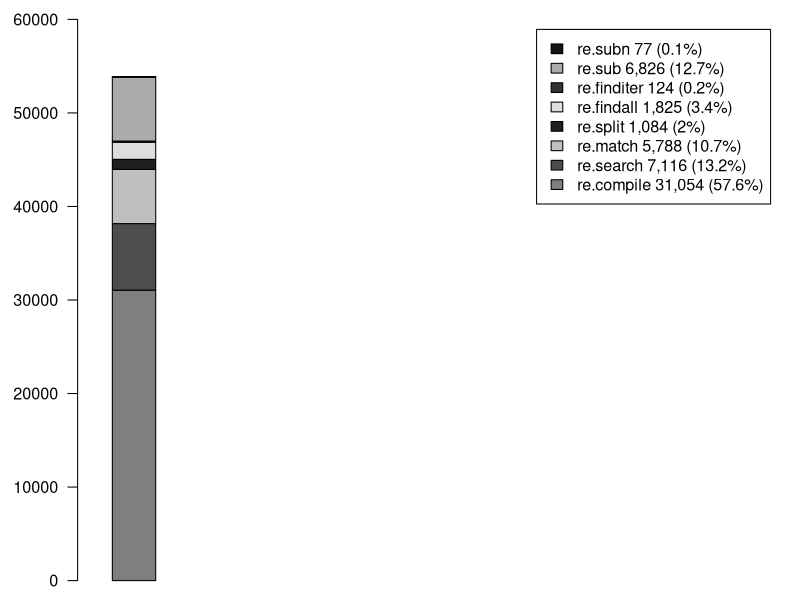
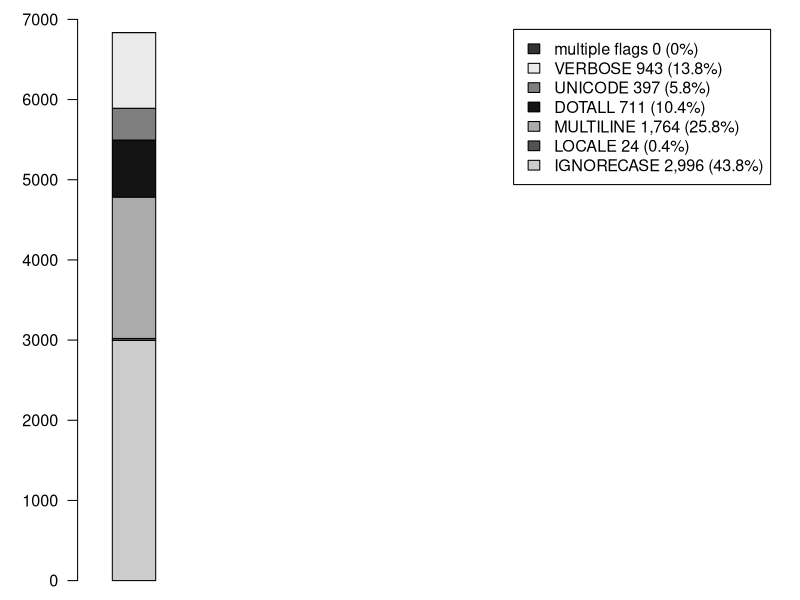
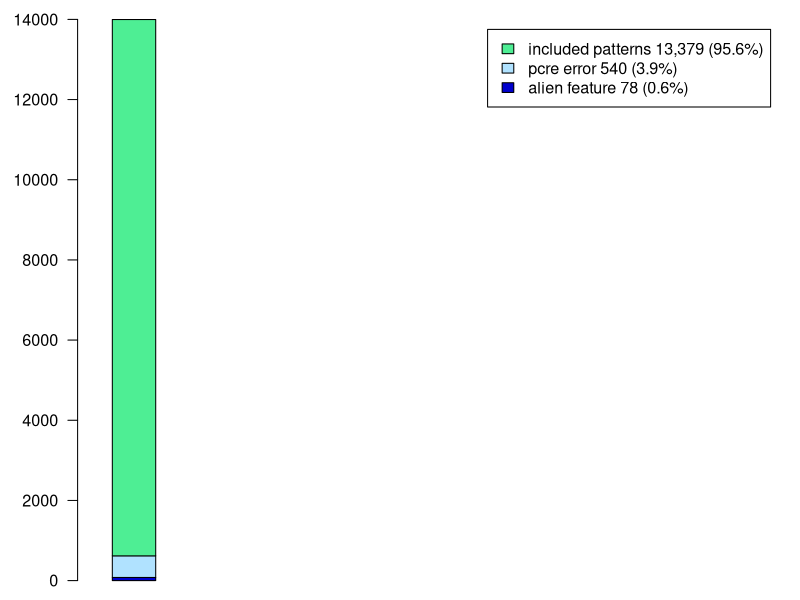

The R script that drew these images, in order:

setEPS()
postscript("/Users/carlchapman/Documents/SoftwareProjects/tour_de_source/analysis/analysis_output/partFunctions.eps",width=5,height=2.1)
par(mar=c(1,4,1,1), cex=0.97)
M_partFunctions = matrix(c(31054,7116,5788,1084,1825,124,6826,77),ncol=1,byrow=T)
rownames(M_partFunctions)=c("re.compile 31,054 (57.6%)","re.search 7,116 (13.2%)","re.match 5,788 (10.7%)","re.split 1,084 (2%)","re.findall 1,825 (3.4%)","re.finditer 124 (0.2%)","re.sub 6,826 (12.7%)","re.subn 77 (0.1%)")
barplot(M_partFunctions,legend=rownames(M_partFunctions),col=c("gray50","gray30","gray75","gray12","gray87","gray20","gray67","gray8"),xlim=c(0,9),width=0.6,ylim = range(pretty(c(0, 53894))),las=1)
dev.off()
setEPS()
postscript("/Users/carlchapman/Documents/SoftwareProjects/tour_de_source/analysis/analysis_output/partFlags.eps",width=5,height=2.1)
par(mar=c(1,4,1,1), cex=0.97)
M_partFlags = matrix(c(2996,24,1764,711,397,943,0),ncol=1,byrow=T)
rownames(M_partFlags)=c("IGNORECASE 2,996 (43.8%)","LOCALE 24 (0.4%)","MULTILINE 1,764 (25.8%)","DOTALL 711 (10.4%)","UNICODE 397 (5.8%)","VERBOSE 943 (13.8%)","multiple flags 0 (0%)")
barplot(M_partFlags,legend=rownames(M_partFlags),col=c("gray80","gray32","gray67","gray8","gray50","gray92","grey20"),xlim=c(0,9),width=0.6,ylim = range(pretty(c(0, 6835))),las=1)
dev.off()

setEPS()
postscript("/Users/carlchapman/Documents/SoftwareProjects/tour_de_source/analysis/analysis_output/patternFiltering.eps",width=3.5,height=2)
par(mar=c(1,4,1,1), cex=0.97)
M_patternFiltering = matrix(c(78,540,13379),ncol=1,byrow=T)
rownames(M_patternFiltering)=c("alien feature 78 (0.6%)","pcre error 540 (3.9%)","included patterns 13,379 (95.6%)")
barplot(M_patternFiltering,legend=rownames(M_patternFiltering),col=c("mediumblue","lightskyblue1","seagreen2"),xlim=c(0,9),width=0.6,ylim = range(pretty(c(0, 13997))),las=1)
dev.off()
